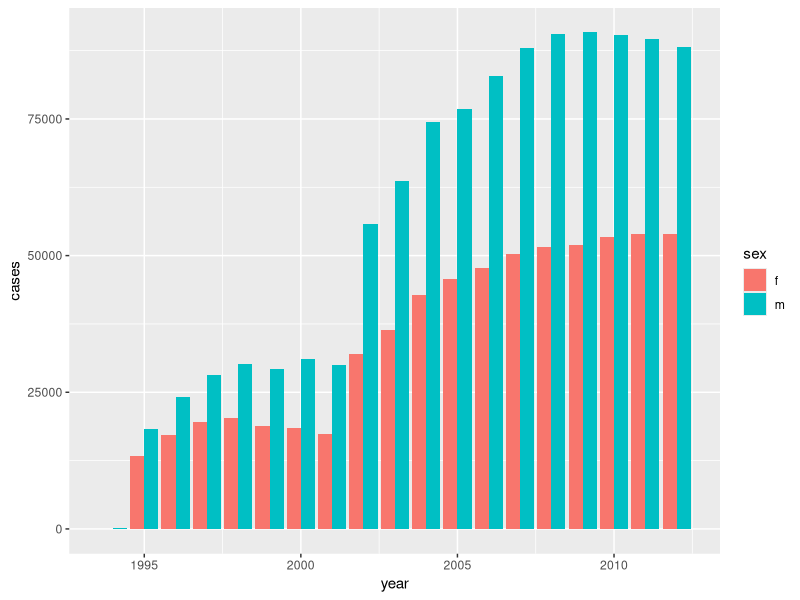

Write the R code that produced this figure.
## ---- chunk 1
knitr::opts_chunk$set(echo = TRUE)
## ---- chunk 2
library(tidyr)
library(dplyr)
library(stringr)
library(ggplot2)
## ---- chunk 3
table1
## ---- chunk 4
table4a
## ---- chunk 5
table4a_tidy <- table4a %>%
  gather(key = "year", value = "cases", `1999`:`2000`)
table4a_tidy
## ---- chunk 6
# explore structure of `table4b`
table4b

# is it tidy? Use gather() to make it tidy
table4b_tidy <- table4b %>%
  gather (key = "year", value="populaton", `1999`, `2000`)
table4b_tidy
## ---- chunk 7
table2
## ---- chunk 8
table2 %>%
    spread(key = type, value = count)
## ---- chunk 9
glimpse(who)
## ---- chunk 10
who1 <- who %>% 
  gather(new_sp_m014:newrel_f65, key = "key", value = "cases", na.rm = TRUE)
who1
## ---- chunk 11
who2 <- who1 %>% 
  mutate(key = str_replace(string = key, pattern = "newrel", replacement = "new_rel"))
who2
## ---- chunk 12
who3 <- who2 %>% 
  separate(key, c("new", "type", "sexage"), sep = "_")
who3
## ---- chunk 13
who4 <- who3 %>% 
  select(-new, -iso2, -iso3)
str(who4)
## ---- chunk 14
who5 <- who4 %>% 
  separate(sexage, c("sex", "age"), sep = 1)
who5
## ---- chunk 15
# explore the structure of the table3
table3

# separate rate variable into two columns with numeric values.
table3 %>%
  separate(col = rate, into = c("cases", "population"), sep = "/", convert = T) %>%
# calculate new variable "rate" per 100,000 population for each country per year
  mutate(
    rate=as.numeric(cases/population*100000)
  )
## ---- chunk 16
who6 <- who5 %>%
# exclude relapse of TB, include years after 1997 and non-zero case counts
  filter(type != "rel", year > 1997, cases > 0) %>%
# create a new variable called "nordic country"
  mutate(
    nordic = if_else(country == "Denmark" | country == "Sweden" | country == "Norway", "Nordic", "not Nordic")) %>%
# arrange data by year and country
  arrange(year, nordic)
## ---- chunk 17
# make a dataset who7 that would include only smear positive TB diagnosed from 1994 through 2012
who7 <- who5 %>%
  filter(type == "sp", year >= 1994) %>%
# select all variables except for age
  select(-age) %>%
# arrange by number of cases in descending order
  arrange(desc(cases))

# optional: visualize the case count on y-axis and year on x-axis by sex using fill argument; use ggplot with geom_bar() layer; try dodged position of the bars
who7 %>%
  ggplot(aes(x=year, y=cases, fill=sex)) +
  geom_bar(stat = "identity", position = position_dodge())
## ---- chunk 18
summary <- who6 %>%
# group by country
  group_by(country) %>%
# summarise cases count per country
  summarise(
    cum_n_cases = sum(cases),
    pct_fem_cases_cum = sum(cases[sex=="f"])/cum_n_cases*100,
    min_cases = min(cases),
    max_cases =  max(cases)
  ) %>%
  arrange(desc(cum_n_cases)) 
summary
## ---- chunk 19
# 1
summary_example <- who6 %>%
# 2
mutate(
  children = if_else( age=="014" & sex=="f", "girls",
                      if_else(age=="014" & sex=="m", "boys", "older"))
) %>%
# 3
select(-sex) %>%
# 4
filter(type == "sn", cases > 30, year > 2000) %>%
# 5
  group_by(year, country) %>%
# 6
  summarise(
    sum_cases = sum(cases),
    n_girl_cases = sum(cases[children=="girls"]),
    pct_girl_cases = sum(cases[children=="girls"])/sum(cases)*100
  ) %>%
# 7
  arrange(desc(pct_girl_cases), sum_cases) 
summary_example
